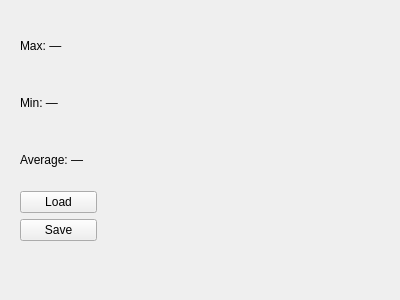
<?xml version="1.0" encoding="UTF-8"?>
<ui version="4.0">
 <class>Form</class>
 <widget class="QWidget" name="Form">
  <property name="geometry">
   <rect>
    <x>0</x>
    <y>0</y>
    <width>400</width>
    <height>300</height>
   </rect>
  </property>
  <property name="windowTitle">
   <string>Form</string>
  </property>
  <widget class="QWidget" name="">
   <property name="geometry">
    <rect>
     <x>20</x>
     <y>20</y>
     <width>77</width>
     <height>221</height>
    </rect>
   </property>
   <layout class="QVBoxLayout" name="verticalLayout">
    <item>
     <widget class="QLabel" name="labelMax">
      <property name="text">
       <string>Max: —</string>
      </property>
     </widget>
    </item>
    <item>
     <widget class="QLabel" name="labelMin">
      <property name="text">
       <string>Min: —</string>
      </property>
     </widget>
    </item>
    <item>
     <widget class="QLabel" name="labelAvg">
      <property name="text">
       <string>Average: —</string>
      </property>
     </widget>
    </item>
    <item>
     <widget class="QPushButton" name="btnLoad">
      <property name="text">
       <string>Load</string>
      </property>
     </widget>
    </item>
    <item>
     <widget class="QPushButton" name="btnSave">
      <property name="text">
       <string>Save</string>
      </property>
     </widget>
    </item>
   </layout>
  </widget>
 </widget>
 <resources/>
 <connections/>
</ui>
